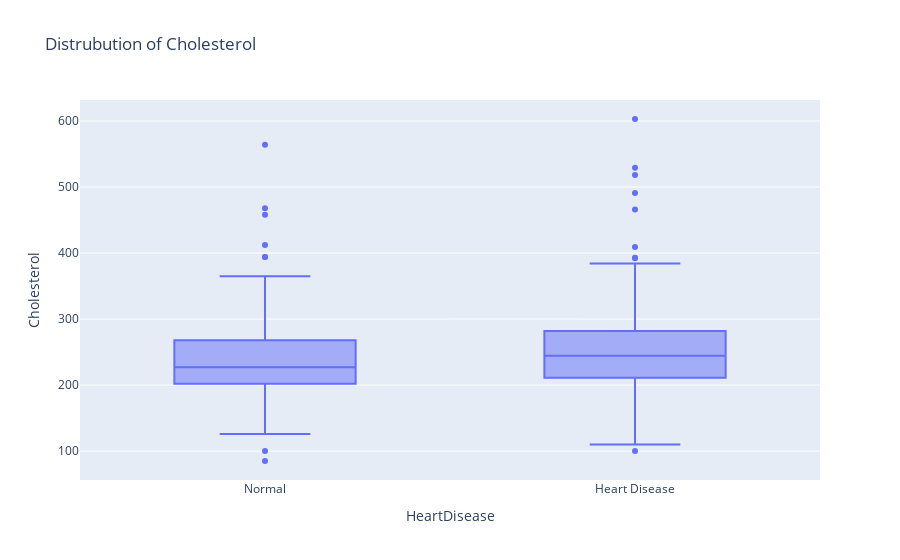

Write notebook code for a chart like this one.
### Code cell
fig = px.box(train_set,y="Cholesterol",x="HeartDisease",title=f"Distrubution of Cholesterol")
fig.show()

### Figure 1 — Plotly figure (JSON) as saved in the notebook; plotly's stock layout.template omitted (floating-point values rounded to 4 significant figures; data arrays with more than 128 entries replaced by an {"elided": "..."} marker saying what was removed)
{"data": [{"alignmentgroup": "True", "hovertemplate": "HeartDisease=%{x}<br>Cholesterol=%{y}<extra></extra>", "legendgroup": "", "marker": {"color": "#636efa"}, "name": "", "notched": false, "offsetgroup": "", "orientation": "v", "showlegend": false, "type": "box", "x": {"elided": "598 str values"}, "x0": " ", "xaxis": "x", "y": {"elided": "598 int values"}, "y0": " ", "yaxis": "y"}], "layout": {"boxmode": "group", "legend": {"tracegroupgap": 0}, "title": {"text": "Distrubution of Cholesterol"}, "xaxis": {"anchor": "y", "domain": [0, 1], "title": {"text": "HeartDisease"}}, "yaxis": {"anchor": "x", "domain": [0, 1], "title": {"text": "Cholesterol"}}}}
